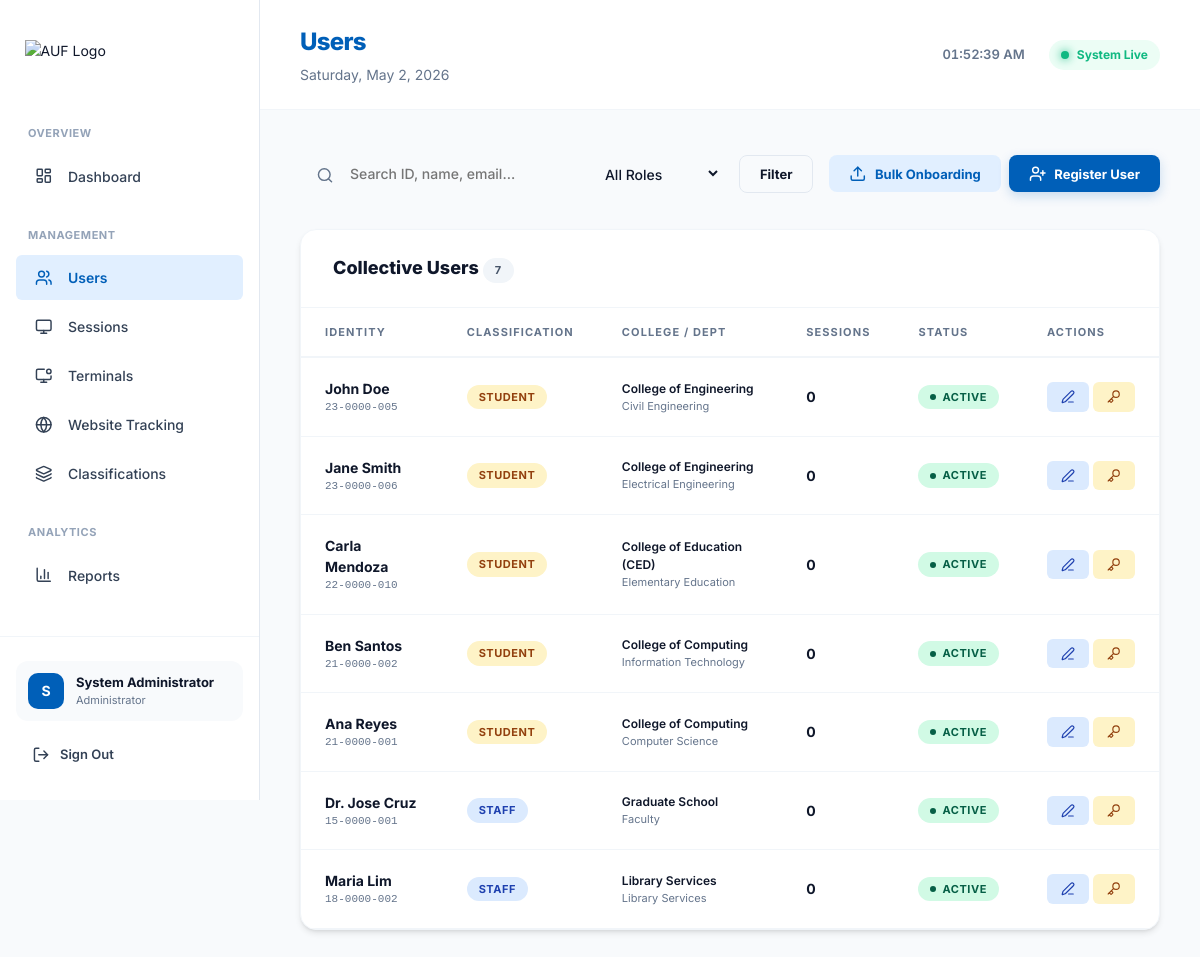
Page /server/admin/users.php (signed in) on the committed database.
### tables this page shows
CREATE TABLE users (
    id               INT UNSIGNED AUTO_INCREMENT PRIMARY KEY,
    user_id          VARCHAR(50)  NOT NULL UNIQUE COMMENT 'Staff ID or Student ID',
    first_name       VARCHAR(100) DEFAULT NULL,
    middle_name      VARCHAR(100) DEFAULT NULL,
    last_name        VARCHAR(100) DEFAULT NULL,
    name             VARCHAR(100) NOT NULL,
    username         VARCHAR(100) DEFAULT NULL,
    email            VARCHAR(150) DEFAULT NULL,
    password_hash    VARCHAR(255) NOT NULL,
    role             ENUM('student', 'staff') NOT NULL DEFAULT 'student',
    contact_number   VARCHAR(50)  DEFAULT NULL,
    designation      VARCHAR(100) DEFAULT NULL,
    affiliation      VARCHAR(150) DEFAULT NULL,
    college_id       INT UNSIGNED DEFAULT NULL,
    gender           VARCHAR(20)  DEFAULT NULL,
    year             VARCHAR(10)  DEFAULT NULL,
    department       VARCHAR(100) DEFAULT NULL,
    department_id    INT UNSIGNED DEFAULT NULL,
    user_type        VARCHAR(50)  DEFAULT NULL COMMENT 'Raw string from import (e.g. STUDENT, FACULTY)',
    degree           VARCHAR(150) DEFAULT NULL,
    degree_id        INT UNSIGNED DEFAULT NULL,
    speciality       VARCHAR(150) DEFAULT NULL,
    ra_expiry_date   DATE         DEFAULT NULL,
    rank             VARCHAR(50)  DEFAULT NULL,
    batch            VARCHAR(50)  DEFAULT NULL,
    cadre            VARCHAR(100) DEFAULT NULL,
    dob              DATE         DEFAULT NULL,
    status           ENUM('active', 'inactive', 'suspended') NOT NULL DEFAULT 'active',
    creation_date    TIMESTAMP NOT NULL DEFAULT CURRENT_TIMESTAMP,
    updated_at       TIMESTAMP NOT NULL DEFAULT CURRENT_TIMESTAMP ON UPDATE CURRENT_TIMESTAMP,
    FOREIGN KEY (college_id)    REFERENCES colleges(id)    ON UPDATE CASCADE ON DELETE SET NULL,
    FOREIGN KEY (department_id) REFERENCES departments(id) ON UPDATE CASCADE ON DELETE SET NULL,
    FOREIGN KEY (degree_id)     REFERENCES degrees(id)     ON UPDATE CASCADE ON DELETE SET NULL,
    INDEX idx_user_id (user_id),
    INDEX idx_status (status)
);

### server/includes/helpers.php (called while the page is built, shortened)
<?php
function h(?string $str): string {
    return htmlspecialchars($str ?? '', ENT_QUOTES | ENT_HTML5, 'UTF-8');
}

### server/admin/users.php (the view, shortened to what this page needs)
<?php
require_once __DIR__ . '/../includes/helpers.php';
$pdo   = db();
$search = trim($_GET['q'] ?? '');
$where = ['1=1'];
$params = [];
$sql = "SELECT u.*, c.name AS college_name, d.name AS department_name, deg.name AS degree_name,
               (SELECT COUNT(*) FROM sessions s WHERE s.user_id=u.id) AS total_sessions
        FROM users u
        LEFT JOIN colleges c ON u.college_id = c.id
        LEFT JOIN departments d ON u.department_id = d.id
        LEFT JOIN degrees deg ON u.degree_id = deg.id
        WHERE " . implode(' AND ', $where) . "
        ORDER BY u.creation_date DESC LIMIT 500";
$stmt = $pdo->prepare($sql);
$stmt->execute($params);
$users = $stmt->fetchAll();
include __DIR__ . '/partials/header.php';
?>
<div class="filter-bar">
  <form method="GET" style="display:contents">
    <div class="search-wrap">
      <span class="search-icon"><i data-lucide="search" style="width:18px"></i></span>
      <input class="form-control search-input" name="q" placeholder="Search ID, name, email..." value="<?= h($search) ?>">
    </div>
    <select name="role" class="form-control" style="max-width:140px">
      <option value="">All Roles</option>
    </select>
    <button type="submit" class="btn btn-outline">Filter</button>
  </form>
  <div style="display:flex; gap:8px">
    <button class="btn btn-secondary" onclick="openModal('modal-bulk')"><i data-lucide="upload"></i> Bulk Onboarding</button>
    <button class="btn btn-primary" onclick="openModal('modal-create')"><i data-lucide="user-plus"></i> Register User</button>
  </div>
</div>
<div class="card">
  <div class="card-header"><span class="card-title">Collective Users <span class="badge badge-gray"><?= count($users) ?></span></span></div>
  <div class="table-wrap">
    <table>
      <thead><tr><th>Identity</th><th>Classification</th><th>College / Dept</th><th>Sessions</th><th>Status</th><th>Actions</th></tr></thead>
      <tbody>
        <?php foreach ($users as $u): ?>
        <tr>
          <td>
            <div style="font-weight:700">
                <?php
                if ($u['last_name']) {
                    echo h($u['last_name']) . ', ' . h($u['first_name']);
                    if ($u['middle_name']) echo ' ' . h(substr($u['middle_name'], 0, 1)) . '.';
                } else {
                    echo h($u['name']);
                }
                ?>
            </div>
            <div class="td-muted mono" style="font-size:11px"><?= h($u['user_id']) ?></div>
          </td>
          <td><span class="badge <?= $u['role']==='staff'?'badge-blue':'badge-yellow' ?>"><?= strtoupper($u['role']) ?></span></td>
          <td>
            <div style="font-size:12px; font-weight:600"><?= h($u['college_name'] ?? $u['affiliation'] ?? '—') ?></div>
            <div class="td-muted" style="font-size:11px"><?= h($u['department_name'] ?? $u['department'] ?? '—') ?></div>
          </td>
          <td><span style="font-weight:700"><?= $u['total_sessions'] ?></span></td>
          <td><span class="badge badge-<?= $u['status']==='active'?'green':($u['status']==='suspended'?'red':'gray') ?>"><span class="badge-dot"></span><?= ucfirst($u['status']) ?></span></td>
          <td>
            <div style="display:flex;gap:4px">
              <button class="btn btn-info btn-sm" onclick='editUser(<?= json_encode($u) ?>)' title="Edit Profile"><i data-lucide="edit-3" style="width:14px"></i></button>
              <button class="btn btn-warning btn-sm" onclick="resetPw(<?= $u['id'] ?>,'<?= addslashes(h($u['name'])) ?>')" title="Reset Password"><i data-lucide="key" style="width:14px"></i></button>
            </div>
          </td>
        </tr>
        <?php endforeach; ?>
      </tbody>
    </table>
  </div>
</div>
<?php include __DIR__ . '/partials/footer.php'; ?>

### server/assets/css/admin.css (style rules this page uses)
:root { --primary: #005FB8; --secondary: #E1EFFF; --tertiary: #A04401; --neutral-bg: #F9F9F9; --bg-base: #F8FAFC; --bg-surface: #FFFFFF; --bg-sidebar: #FFFFFF; --text-primary: #0F172A; --text-secondary: #334155; --text-muted: #64748B; --text-faint: #94A3B8; --border: #E2E8F0; --border-light: #F1F5F9; --success: #10B981; --warning: #F59E0B; --danger: #EF4444; --info: #3B82F6; --sidebar-width: 260px; --shadow-sm: 0 1px 3px 0 rgb(0 0 0 / 0.1), 0 1px 2px -1px rgb(0 0 0 / 0.1); --shadow: 0 4px 6px -1px rgb(0 0 0 / 0.1), 0 2px 4px -2px rgb(0 0 0 / 0.1); --shadow-lg: 0 10px 15px -3px rgb(0 0 0 / 0.1), 0 4px 6px -4px rgb(0 0 0 / 0.1); --radius-sm: 6px; --radius: 12px; --radius-lg: 16px; --transition: 0.2s cubic-bezier(0.4, 0, 0.2, 1); }
*, *::before, *::after { box-sizing: border-box; margin: 0; padding: 0; }
html, body { height: 100%; font-family: 'Inter', system-ui, -apple-system, sans-serif; background-color: var(--bg-base) !important; color: var(--text-primary); font-size: 14px; line-height: 1.5; -webkit-font-smoothing: antialiased; }
i[data-lucide], .lucide { display: inline-block; width: 1.25rem; height: 1.25rem; vertical-align: middle; stroke-width: 2px; }
button, input, select, textarea { font-family: inherit; font-size: inherit; }
.card { background: var(--bg-surface); border-radius: var(--radius-lg); box-shadow: var(--shadow); border: 1px solid var(--border-light); overflow: hidden; margin-bottom: 32px; }
.card-header { padding: 24px 32px; border-bottom: 1px solid var(--border-light); display: flex; align-items: center; justify-content: space-between; }
.card-title { font-size: 18px; font-weight: 800; color: var(--text-primary); }
.table-wrap { overflow-x: auto; }
table { width: 100%; border-collapse: collapse; }
thead th { padding: 16px 24px; text-align: left; font-size: 11px; font-weight: 700; text-transform: uppercase; letter-spacing: 0.1em; color: var(--text-muted); border-bottom: 2px solid var(--border-light); }
tbody tr { border-bottom: 1px solid var(--border-light); transition: all var(--transition); }
td { padding: 20px 24px; vertical-align: middle; }
.td-muted { color: var(--text-muted); }
.mono { font-family: 'SFMono-Regular', Consolas, 'Liberation Mono', Menlo, monospace; font-size: 12px; }
.badge { display: inline-flex; align-items: center; gap: 6px; font-size: 11px; font-weight: 700; padding: 4px 12px; border-radius: 30px; text-transform: uppercase; letter-spacing: 0.05em; }
.badge-green { background: #D1FAE5; color: #065F46; }
.badge-blue { background: #DBEAFE; color: #1E40AF; }
.badge-yellow { background: #FEF3C7; color: #92400E; }
.badge-gray { background: #F1F5F9; color: #475569; }
.badge-dot { width: 6px; height: 6px; border-radius: 50%; background: currentColor; }
.btn { display: inline-flex; align-items: center; justify-content: center; gap: 8px; padding: 10px 20px; border-radius: 8px; font-size: 13px; font-weight: 700; cursor: pointer; border: none; transition: all var(--transition); }
.btn-primary { background: var(--primary); color: white; box-shadow: 0 4px 12px rgba(0, 95, 184, 0.2); }
.btn-secondary { background: var(--secondary); color: var(--primary); }
.btn-outline { background: transparent; border: 1px solid var(--border); color: var(--text-primary); }
.btn-info { background: #DBEAFE; color: #1E40AF; }
.btn-warning { background: #FEF3C7; color: #92400E; }
.btn-sm { padding: 6px 14px; font-size: 12px; border-radius: 6px; }
.form-control { width: 100%; padding: 12px 16px; background: var(--bg-base); border: 2px solid transparent; border-radius: 10px; color: var(--text-primary); font-weight: 500; transition: all var(--transition); outline: none; }
.filter-bar { display: flex; align-items: center; gap: 16px; margin-bottom: 32px; flex-wrap: wrap; }
.search-wrap { position: relative; flex: 1; min-width: 260px; }
.search-icon { position: absolute; left: 16px; top: 50%; transform: translateY(-50%); color: var(--text-muted); font-size: 18px; }
.search-input { padding-left: 48px; }

### rows in the picture
users: name "John Doe", user "23-0000-005", role "STUDENT", affiliation "College of Engineering", department "Civil Engineering", total_sessions "0", status "ACTIVE"
users: name "Jane Smith", user "23-0000-006", role "STUDENT", affiliation "College of Engineering", department "Electrical Engineering", total_sessions "0", status "ACTIVE"
users: name "Carla Mendoza", user "22-0000-010", role "STUDENT", affiliation "College of Education (CED)", department "Elementary Education", total_sessions "0", status "ACTIVE"
users: name "Ben Santos", user "21-0000-002", role "STUDENT", affiliation "College of Computing", department "Information Technology", total_sessions "0", status "ACTIVE"
users: name "Ana Reyes", user "21-0000-001", role "STUDENT", affiliation "College of Computing", department "Computer Science", total_sessions "0", status "ACTIVE"
users: name "Dr. Jose Cruz", user "15-0000-001", role "STAFF", affiliation "Graduate School", department "Faculty", total_sessions "0", status "ACTIVE"
users: name "Maria Lim", user "18-0000-002", role "STAFF", affiliation "Library Services", department "Library Services", total_sessions "0", status "ACTIVE"

### other values in the picture
substr($admin['name'], 0, 1) "S"
$admin['name'] "System Administrator"
$page "Users"
count($users) "7"
